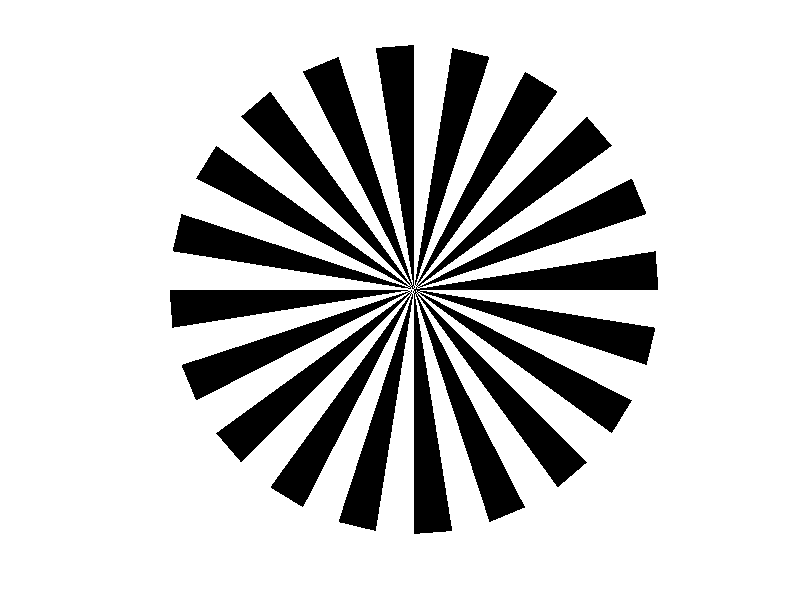

MATLAB code to generate this figure:
function Siemens_star()
% Matlab source code for creating your own star
% Siemens Star
% Hans Strasburger, June 2018

number_of_spikes = 40;					% fill in as you wish
radius = 10;							% Siemens star radius

axis equal								% 1:1 aspect ratio
axis off								% but no frame
hold on                     			% fill graph one by one

% Define points along the circumference

theta=-pi:2*pi/number_of_spikes:pi;		% theta is a vector of angles
x = radius * cos(theta);				% a vector of points along the outer circumference
y = radius * sin(theta);				%       "

% Draw triangular spikes; leave every 2nd spike white
for k = 1 : (number_of_spikes/2)		% k goes from 1 to the number of endpoints along the circle

% A spike has 4 vertices, the first and last one ix`n the center, so the vectors X, Y, have length 4

X = [0 x(2*k-1) x(2*k) 0]
Y = [0 y(2*k-1) y(2*k) 0]
C = 'black'

p = patch(X, Y, C, 'EdgeColor','none')  % draws the spike (with no edge), using the 'patch' function

end                                 	% end of for loop

% Save the resulting Siemens star in vector graphics format to work properly (svg, eps, etc.)
% To do so, export figure from the pop-up menu appropriately
saveas(gcf,'myfigure.pdf')
% End of script